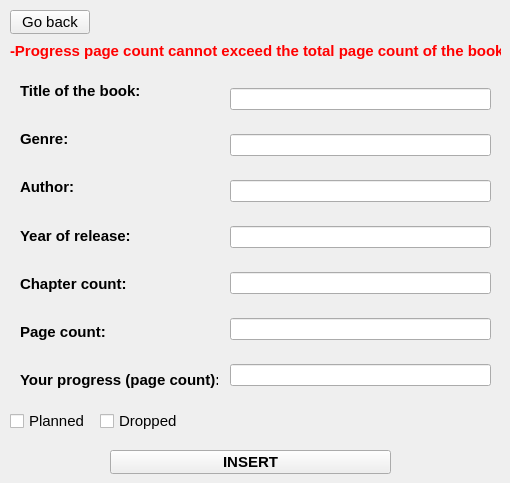
   <widget class="QWidget" name="bookaddpage">
    <widget class="QLabel" name="label_14">
     <property name="geometry">
      <rect>
       <x>10</x>
       <y>40</y>
       <width>491</width>
       <height>21</height>
      </rect>
     </property>
     <property name="font">
      <font>
       <pointsize>11</pointsize>
       <bold>true</bold>
      </font>
     </property>
     <property name="styleSheet">
      <string notr="true">color: red</string>
     </property>
     <property name="text">
      <string>-Progress page count cannot exceed the total page count of the book</string>
     </property>
    </widget>
    <widget class="QPushButton" name="insertbook">
     <property name="geometry">
      <rect>
       <x>110</x>
       <y>450</y>
       <width>281</width>
       <height>24</height>
      </rect>
     </property>
     <property name="font">
      <font>
       <pointsize>11</pointsize>
       <bold>true</bold>
      </font>
     </property>
     <property name="text">
      <string>INSERT</string>
     </property>
    </widget>
    <widget class="QPushButton" name="bookbacc">
     <property name="geometry">
      <rect>
       <x>10</x>
       <y>10</y>
       <width>80</width>
       <height>24</height>
      </rect>
     </property>
     <property name="font">
      <font>
       <pointsize>11</pointsize>
      </font>
     </property>
     <property name="text">
      <string>Go back</string>
     </property>
    </widget>
    <widget class="QWidget" name="layoutWidget">
     <property name="geometry">
      <rect>
       <x>20</x>
       <y>70</y>
       <width>198</width>
       <height>331</height>
      </rect>
     </property>
     <layout class="QVBoxLayout" name="verticalLayout_6">
      <item>
       <widget class="QLabel" name="title">
        <property name="font">
         <font>
          <pointsize>11</pointsize>
          <bold>true</bold>
         </font>
        </property>
        <property name="text">
         <string>Title of the book:</string>
        </property>
       </widget>
      </item>
      <item>
       <widget class="QLabel" name="label_15">
        <property name="font">
         <font>
          <pointsize>11</pointsize>
          <bold>true</bold>
         </font>
        </property>
        <property name="text">
         <string>Genre:</string>
        </property>
       </widget>
      </item>
      <item>
       <widget class="QLabel" name="label_16">
        <property name="font">
         <font>
          <pointsize>11</pointsize>
          <bold>true</bold>
         </font>
        </property>
        <property name="text">
         <string>Author:</string>
        </property>
       </widget>
      </item>
      <item>
       <widget class="QLabel" name="label_17">
        <property name="font">
         <font>
          <pointsize>11</pointsize>
          <bold>true</bold>
         </font>
        </property>
        <property name="text">
         <string>Year of release:</string>
        </property>
       </widget>
      </item>
      <item>
       <widget class="QLabel" name="label_18">
        <property name="font">
         <font>
          <pointsize>11</pointsize>
          <bold>true</bold>
         </font>
        </property>
        <property name="text">
         <string>Chapter count:</string>
        </property>
       </widget>
      </item>
      <item>
       <widget class="QLabel" name="label_19">
        <property name="font">
         <font>
          <pointsize>11</pointsize>
          <bold>true</bold>
         </font>
        </property>
        <property name="text">
         <string>Page count:</string>
        </property>
       </widget>
      </item>
      <item>
       <widget class="QLabel" name="label_20">
        <property name="font">
         <font>
          <pointsize>11</pointsize>
          <bold>true</bold>
         </font>
        </property>
        <property name="text">
         <string>Your progress (page count):</string>
        </property>
       </widget>
      </item>
     </layout>
    </widget>
    <widget class="QWidget" name="layoutWidget">
     <property name="geometry">
      <rect>
       <x>230</x>
       <y>70</y>
       <width>261</width>
       <height>341</height>
      </rect>
     </property>
     <layout class="QVBoxLayout" name="verticalLayout_7">
      <item>
       <widget class="QLineEdit" name="titleline"/>
      </item>
      <item>
       <widget class="QLineEdit" name="genreline"/>
      </item>
      <item>
       <widget class="QLineEdit" name="authorline"/>
      </item>
      <item>
       <widget class="QLineEdit" name="yearline"/>
      </item>
      <item>
       <widget class="QLineEdit" name="chapline"/>
      </item>
      <item>
       <widget class="QLineEdit" name="pageline"/>
      </item>
      <item>
       <widget class="QLineEdit" name="progline"/>
      </item>
     </layout>
    </widget>
    <widget class="QCheckBox" name="bookplan">
     <property name="geometry">
      <rect>
       <x>10</x>
       <y>410</y>
       <width>81</width>
       <height>22</height>
      </rect>
     </property>
     <property name="font">
      <font>
       <pointsize>11</pointsize>
       <bold>false</bold>
      </font>
     </property>
     <property name="text">
      <string>Planned</string>
     </property>
    </widget>
    <widget class="QCheckBox" name="bookdrop">
     <property name="geometry">
      <rect>
       <x>100</x>
       <y>410</y>
       <width>81</width>
       <height>22</height>
      </rect>
     </property>
     <property name="font">
      <font>
       <pointsize>11</pointsize>
       <bold>false</bold>
      </font>
     </property>
     <property name="text">
      <string>Dropped</string>
     </property>
    </widget>
   </widget>
